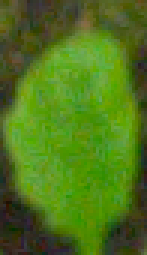
%> input picture Deskriptor/SL1/No14.png, 49 x 85 px (shown 3 times larger); its folder holds only this picture in this run
$ octave --eval "unsharpmasking;"   (GNU Octave 9; MATLAB toolbox functions it lacks are replaced by stand-ins)
%> lines starting %> are read from the running program, lines starting %| are printed output that depends on the picture
function [] = unsharpmasking()
    folderslike = dir('../../Deskriptor/SL1/*.png');
    [folderslikesize, br] = size(folderslike);
    for slika=1:folderslikesize
        rgb = imread(folderslike(slika).name);
%> rgb is the input picture: size 85x49x3 uint8; mean R, G, B 78.9, 117.3, 27
        gray = rgb2gray(rgb);
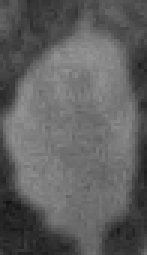
%> gray: size 85x49 uint8 (shown 3 times larger); min 19, max 147, mean 95.5
        imshow(gray);
        h = fspecial('average', 3);
        gray_z = imfilter(slika, h);
        maska = gray - gray_z;
        k = 1.2;
        grayFinal = gray + k*maska;
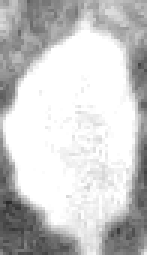
%> grayFinal: size 85x49 uint8 (shown 3 times larger); min 42, max 255, mean 201.9
        imshow(grayFinal,[]);
        str = erase(folderslike(slika).name, ".png");
        fpath = strcat(str, '_unsharpMasking.png');
        imwrite(grayFinal, fpath);
    end

$ run again, on Deskriptor/SL1/No7.png
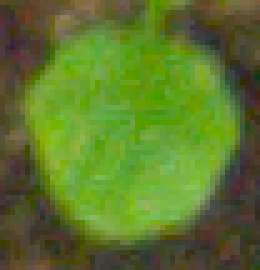
%> input picture Deskriptor/SL1/No7.png, 52 x 54 px (shown 5 times larger)
%> in unsharpmasking, rgb is the input picture: size 54x52x3 uint8; mean R, G, B 93.3, 118.9, 44.3
%> in unsharpmasking, `gray = rgb2gray(rgb);`:
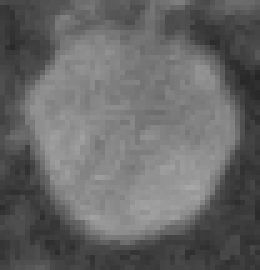
%> gray: size 54x52 uint8 (shown 5 times larger); min 38, max 166, mean 102.7
%> in unsharpmasking, `grayFinal = gray + k*maska;`:
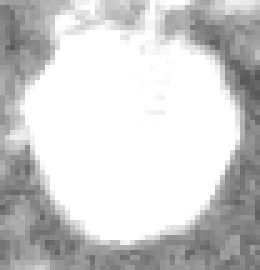
%> grayFinal: size 54x52 uint8 (shown 5 times larger); min 84, max 255, mean 206.1
